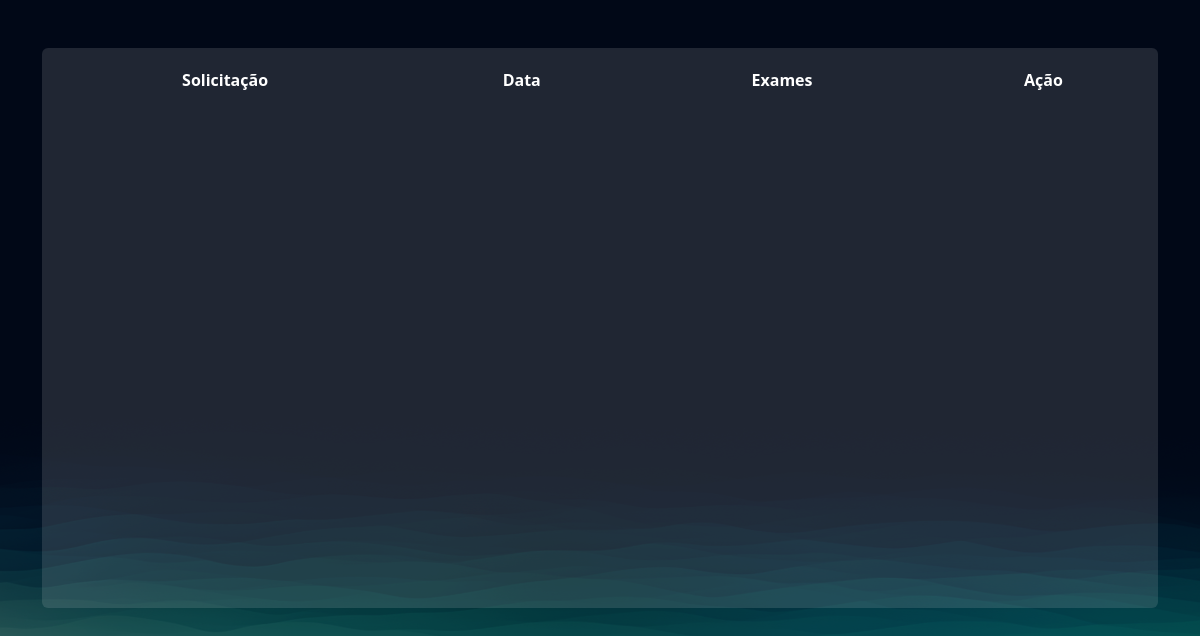
Before: /exams/manage_orders/ (signed in) with the older database file.
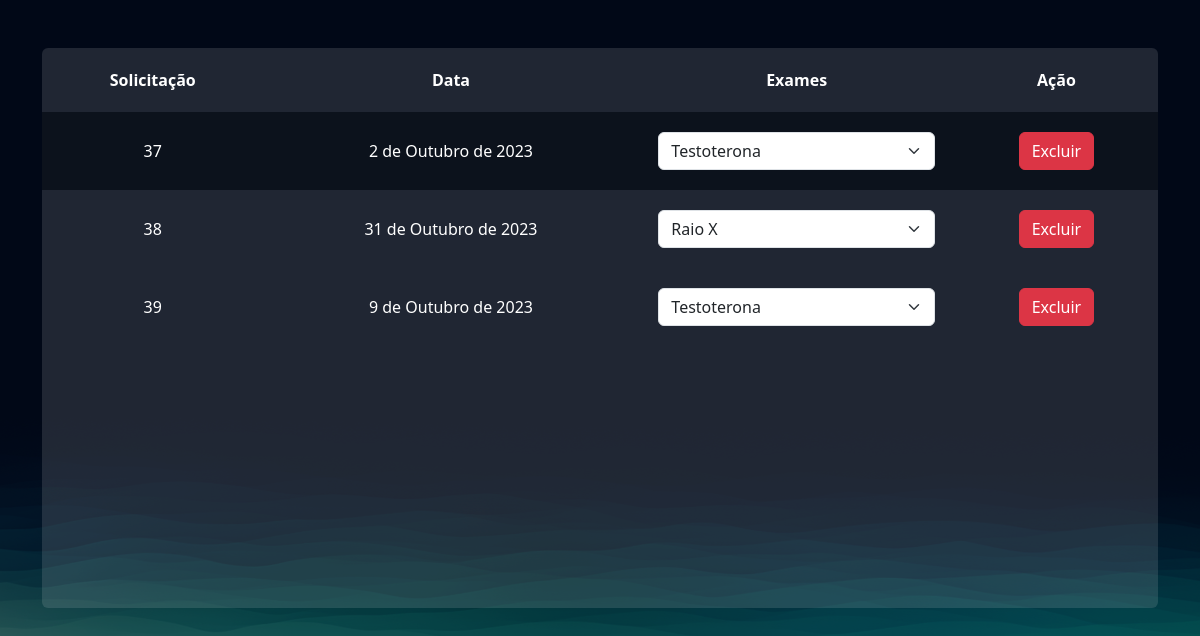
After: the same page with the newer database file.
### exams/models.py (models this page shows, shortened)
class RequestForExams(models.Model):
    user = models.ForeignKey(User, on_delete=models.CASCADE)
    exams = models.ManyToManyField(ExamRequest)
    scheduled = models.BooleanField(default=True)
    date = models.DateField()

### exams/views.py (the view)
# urls.py: path('manage_orders/', views.manage_orders, name="manage_orders"),
@login_required
def manage_orders(request):
    orders_exams = RequestForExams.objects.filter(user=request.user)
    return render(
        request,
        "manage_orders.html",
        {"orders_exams": orders_exams}
    )

### exams/templates/manage_orders.html (shortened to what this page needs)
{% extends "bases/base.html" %}
{% load static %}
{% block 'head' %}
    <link href="{% static 'exams/css/css.css' %}" rel="stylesheet">
    <link href="{% static 'exams/css/manage_orders.css' %}" rel="stylesheet">
{% endblock 'head' %}
{% block 'conteudo' %}
    <br>
    <br>
    <div class="container">
        <div class="card card-view">
            <table>
                <tr>
                  <th>Solicitação</th>
                  <th>Data</th>
                  <th>Exames</th>
                  <th>Ação</th>
                </tr>
                {% for orders in orders_exams %}
                    <tr class="linha-tabela">
                        <td>{{orders.id}}</td>
                        <td>{{orders.date}}</td>
                        <td>
                            <select class="form-select">
                                {% for exam in orders.exams.all %}
                                    <option style="color: black"  value="">{{exam.exam.name}}</option>
                                {% endfor %}
                            </select>
                        </td>
                        <td>
                            <a href="{% url "delete_orders" orders.id %}"  class="btn btn-danger {% if not orders.scheduled %} disabled {% endif %}">Excluir</a>
                        </td>
                    </tr
                {% endfor %}
              </table>
        </div>
    </div>
{% endblock 'conteudo' %}

Changed rows visible on the page:
now on this page (row edited): RequestForExams: id "37", date "2 de Outubro de 2023"
now on this page (row edited): RequestForExams: id "38", date "31 de Outubro de 2023"
added RequestForExams: id "39", date "9 de Outubro de 2023"
